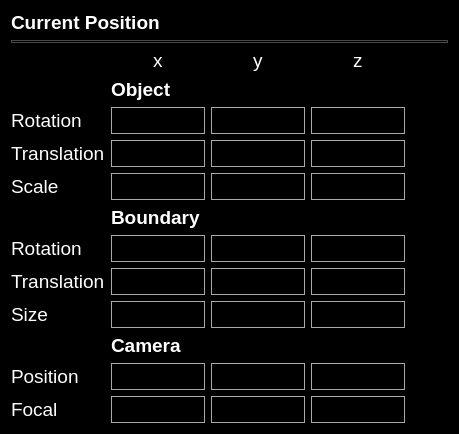
<?xml version="1.0" encoding="UTF-8"?>
<ui version="4.0">
 <class>WidgetCurrentPosition</class>
 <widget class="QWidget" name="WidgetCurrentPosition">
  <property name="geometry">
   <rect>
    <x>0</x>
    <y>0</y>
    <width>403</width>
    <height>300</height>
   </rect>
  </property>
  <property name="windowTitle">
   <string>Form</string>
  </property>
  <property name="styleSheet">
   <string notr="true">background-color:black;
color:white;
font-family:&quot;맑은 고딕&quot;;</string>
  </property>
  <layout class="QGridLayout" name="gridLayout">
   <item row="7" column="1" colspan="3">
    <widget class="QLabel" name="currentattitude_2">
     <property name="font">
      <font>
       <pointsize>14</pointsize>
       <bold>true</bold>
      </font>
     </property>
     <property name="styleSheet">
      <string notr="true">color:white;</string>
     </property>
     <property name="text">
      <string>Boundary</string>
     </property>
    </widget>
   </item>
   <item row="3" column="1" colspan="3">
    <widget class="QLabel" name="currentattitude">
     <property name="font">
      <font>
       <pointsize>14</pointsize>
       <bold>true</bold>
      </font>
     </property>
     <property name="styleSheet">
      <string notr="true">color:white;</string>
     </property>
     <property name="text">
      <string>Object</string>
     </property>
    </widget>
   </item>
   <item row="10" column="2">
    <widget class="QLineEdit" name="lineEdit_17">
     <property name="font">
      <font>
       <pointsize>14</pointsize>
      </font>
     </property>
     <property name="styleSheet">
      <string notr="true">border:1px solid #AAAAAA;</string>
     </property>
    </widget>
   </item>
   <item row="10" column="0">
    <widget class="QLabel" name="label_13">
     <property name="font">
      <font>
       <pointsize>14</pointsize>
      </font>
     </property>
     <property name="text">
      <string>Size</string>
     </property>
    </widget>
   </item>
   <item row="9" column="2">
    <widget class="QLineEdit" name="lineEdit_11">
     <property name="font">
      <font>
       <pointsize>14</pointsize>
      </font>
     </property>
     <property name="styleSheet">
      <string notr="true">border:1px solid #AAAAAA;</string>
     </property>
    </widget>
   </item>
   <item row="8" column="0">
    <widget class="QLabel" name="label_3">
     <property name="font">
      <font>
       <pointsize>14</pointsize>
      </font>
     </property>
     <property name="text">
      <string>Rotation</string>
     </property>
    </widget>
   </item>
   <item row="10" column="1">
    <widget class="QLineEdit" name="lineEdit_16">
     <property name="font">
      <font>
       <pointsize>14</pointsize>
      </font>
     </property>
     <property name="styleSheet">
      <string notr="true">border:1px solid #AAAAAA;</string>
     </property>
    </widget>
   </item>
   <item row="10" column="3">
    <widget class="QLineEdit" name="lineEdit_18">
     <property name="font">
      <font>
       <pointsize>14</pointsize>
      </font>
     </property>
     <property name="styleSheet">
      <string notr="true">border:1px solid #AAAAAA;</string>
     </property>
    </widget>
   </item>
   <item row="12" column="0">
    <widget class="QLabel" name="label_15">
     <property name="font">
      <font>
       <pointsize>14</pointsize>
      </font>
     </property>
     <property name="text">
      <string>Position</string>
     </property>
    </widget>
   </item>
   <item row="1" column="0" colspan="5">
    <layout class="QVBoxLayout" name="verticalLayout_2">
     <item>
      <widget class="Line" name="line">
       <property name="styleSheet">
        <string notr="true">border:1px solid #494949;</string>
       </property>
       <property name="orientation">
        <enum>Qt::Horizontal</enum>
       </property>
      </widget>
     </item>
    </layout>
   </item>
   <item row="8" column="2">
    <widget class="QLineEdit" name="lineEdit_8">
     <property name="font">
      <font>
       <pointsize>14</pointsize>
      </font>
     </property>
     <property name="styleSheet">
      <string notr="true">border:1px solid #AAAAAA;</string>
     </property>
    </widget>
   </item>
   <item row="5" column="2">
    <widget class="QLineEdit" name="lineEdit_5">
     <property name="font">
      <font>
       <pointsize>14</pointsize>
      </font>
     </property>
     <property name="styleSheet">
      <string notr="true">border:1px solid #AAAAAA;</string>
     </property>
    </widget>
   </item>
   <item row="5" column="1">
    <widget class="QLineEdit" name="lineEdit_4">
     <property name="font">
      <font>
       <pointsize>14</pointsize>
      </font>
     </property>
     <property name="styleSheet">
      <string notr="true">border:1px solid #AAAAAA;</string>
     </property>
    </widget>
   </item>
   <item row="4" column="0">
    <widget class="QLabel" name="label">
     <property name="font">
      <font>
       <pointsize>14</pointsize>
      </font>
     </property>
     <property name="lineWidth">
      <number>0</number>
     </property>
     <property name="text">
      <string>Rotation</string>
     </property>
    </widget>
   </item>
   <item row="4" column="3">
    <widget class="QLineEdit" name="lineEdit_3">
     <property name="font">
      <font>
       <pointsize>14</pointsize>
      </font>
     </property>
     <property name="styleSheet">
      <string notr="true">border:1px solid #AAAAAA;</string>
     </property>
    </widget>
   </item>
   <item row="5" column="0">
    <widget class="QLabel" name="label_2">
     <property name="font">
      <font>
       <pointsize>14</pointsize>
      </font>
     </property>
     <property name="text">
      <string>Translation</string>
     </property>
    </widget>
   </item>
   <item row="6" column="1">
    <widget class="QLineEdit" name="lineEdit_13">
     <property name="font">
      <font>
       <pointsize>14</pointsize>
      </font>
     </property>
     <property name="styleSheet">
      <string notr="true">border:1px solid #AAAAAA;</string>
     </property>
    </widget>
   </item>
   <item row="6" column="3">
    <widget class="QLineEdit" name="lineEdit_15">
     <property name="font">
      <font>
       <pointsize>14</pointsize>
      </font>
     </property>
     <property name="styleSheet">
      <string notr="true">border:1px solid #AAAAAA;</string>
     </property>
    </widget>
   </item>
   <item row="9" column="1">
    <widget class="QLineEdit" name="lineEdit_10">
     <property name="font">
      <font>
       <pointsize>14</pointsize>
      </font>
     </property>
     <property name="styleSheet">
      <string notr="true">border:1px solid #AAAAAA;</string>
     </property>
    </widget>
   </item>
   <item row="4" column="4">
    <widget class="QLabel" name="label_8">
     <property name="styleSheet">
      <string notr="true">color:black;</string>
     </property>
     <property name="text">
      <string>         . </string>
     </property>
    </widget>
   </item>
   <item row="9" column="0">
    <widget class="QLabel" name="label_4">
     <property name="font">
      <font>
       <pointsize>14</pointsize>
      </font>
     </property>
     <property name="text">
      <string>Translation</string>
     </property>
    </widget>
   </item>
   <item row="0" column="0" colspan="5">
    <widget class="QLabel" name="label_14">
     <property name="font">
      <font>
       <pointsize>14</pointsize>
       <bold>true</bold>
      </font>
     </property>
     <property name="styleSheet">
      <string notr="true">color:white;</string>
     </property>
     <property name="text">
      <string>Current Position</string>
     </property>
    </widget>
   </item>
   <item row="6" column="2">
    <widget class="QLineEdit" name="lineEdit_14">
     <property name="font">
      <font>
       <pointsize>14</pointsize>
      </font>
     </property>
     <property name="styleSheet">
      <string notr="true">border:1px solid #AAAAAA;</string>
     </property>
    </widget>
   </item>
   <item row="13" column="0">
    <widget class="QLabel" name="label_16">
     <property name="font">
      <font>
       <pointsize>14</pointsize>
      </font>
     </property>
     <property name="text">
      <string>Focal</string>
     </property>
    </widget>
   </item>
   <item row="2" column="3">
    <widget class="QLabel" name="label_7">
     <property name="font">
      <font>
       <pointsize>14</pointsize>
      </font>
     </property>
     <property name="text">
      <string>        z        </string>
     </property>
    </widget>
   </item>
   <item row="9" column="3">
    <widget class="QLineEdit" name="lineEdit_12">
     <property name="font">
      <font>
       <pointsize>14</pointsize>
      </font>
     </property>
     <property name="styleSheet">
      <string notr="true">border:1px solid #AAAAAA;</string>
     </property>
    </widget>
   </item>
   <item row="6" column="0">
    <widget class="QLabel" name="label_12">
     <property name="font">
      <font>
       <pointsize>14</pointsize>
      </font>
     </property>
     <property name="text">
      <string>Scale</string>
     </property>
    </widget>
   </item>
   <item row="8" column="1">
    <widget class="QLineEdit" name="lineEdit_7">
     <property name="font">
      <font>
       <pointsize>14</pointsize>
      </font>
     </property>
     <property name="styleSheet">
      <string notr="true">border:1px solid #AAAAAA;</string>
     </property>
    </widget>
   </item>
   <item row="2" column="1">
    <widget class="QLabel" name="label_5">
     <property name="font">
      <font>
       <pointsize>14</pointsize>
      </font>
     </property>
     <property name="text">
      <string>        x        </string>
     </property>
    </widget>
   </item>
   <item row="4" column="2">
    <widget class="QLineEdit" name="lineEdit_2">
     <property name="font">
      <font>
       <pointsize>14</pointsize>
      </font>
     </property>
     <property name="styleSheet">
      <string notr="true">border:1px solid #AAAAAA;</string>
     </property>
    </widget>
   </item>
   <item row="5" column="3">
    <widget class="QLineEdit" name="lineEdit_6">
     <property name="font">
      <font>
       <pointsize>14</pointsize>
      </font>
     </property>
     <property name="styleSheet">
      <string notr="true">border:1px solid #AAAAAA;</string>
     </property>
    </widget>
   </item>
   <item row="2" column="2">
    <widget class="QLabel" name="label_6">
     <property name="font">
      <font>
       <pointsize>14</pointsize>
      </font>
     </property>
     <property name="text">
      <string>        y        </string>
     </property>
    </widget>
   </item>
   <item row="4" column="1">
    <widget class="QLineEdit" name="lineEdit">
     <property name="font">
      <font>
       <pointsize>14</pointsize>
      </font>
     </property>
     <property name="styleSheet">
      <string notr="true">border:1px solid #AAAAAA;</string>
     </property>
    </widget>
   </item>
   <item row="8" column="3">
    <widget class="QLineEdit" name="lineEdit_9">
     <property name="font">
      <font>
       <pointsize>14</pointsize>
      </font>
     </property>
     <property name="styleSheet">
      <string notr="true">border:1px solid #AAAAAA;</string>
     </property>
    </widget>
   </item>
   <item row="11" column="1" colspan="3">
    <widget class="QLabel" name="currentattitude_3">
     <property name="font">
      <font>
       <pointsize>14</pointsize>
       <bold>true</bold>
      </font>
     </property>
     <property name="styleSheet">
      <string notr="true">color:white;</string>
     </property>
     <property name="text">
      <string>Camera</string>
     </property>
    </widget>
   </item>
   <item row="12" column="1">
    <widget class="QLineEdit" name="lineEdit_19">
     <property name="font">
      <font>
       <pointsize>14</pointsize>
      </font>
     </property>
     <property name="styleSheet">
      <string notr="true">border:1px solid #AAAAAA;</string>
     </property>
    </widget>
   </item>
   <item row="12" column="2">
    <widget class="QLineEdit" name="lineEdit_20">
     <property name="font">
      <font>
       <pointsize>14</pointsize>
      </font>
     </property>
     <property name="styleSheet">
      <string notr="true">border:1px solid #AAAAAA;</string>
     </property>
    </widget>
   </item>
   <item row="12" column="3">
    <widget class="QLineEdit" name="lineEdit_21">
     <property name="font">
      <font>
       <pointsize>14</pointsize>
      </font>
     </property>
     <property name="styleSheet">
      <string notr="true">border:1px solid #AAAAAA;</string>
     </property>
    </widget>
   </item>
   <item row="13" column="1">
    <widget class="QLineEdit" name="lineEdit_22">
     <property name="font">
      <font>
       <pointsize>14</pointsize>
      </font>
     </property>
     <property name="styleSheet">
      <string notr="true">border:1px solid #AAAAAA;</string>
     </property>
    </widget>
   </item>
   <item row="13" column="2">
    <widget class="QLineEdit" name="lineEdit_23">
     <property name="font">
      <font>
       <pointsize>14</pointsize>
      </font>
     </property>
     <property name="styleSheet">
      <string notr="true">border:1px solid #AAAAAA;</string>
     </property>
    </widget>
   </item>
   <item row="13" column="3">
    <widget class="QLineEdit" name="lineEdit_24">
     <property name="font">
      <font>
       <pointsize>14</pointsize>
      </font>
     </property>
     <property name="styleSheet">
      <string notr="true">border:1px solid #AAAAAA;</string>
     </property>
    </widget>
   </item>
  </layout>
  <widget class="QWidget" name="layoutWidget_2">
   <property name="geometry">
    <rect>
     <x>50</x>
     <y>20</y>
     <width>2</width>
     <height>2</height>
    </rect>
   </property>
   <layout class="QVBoxLayout" name="verticalLayout"/>
  </widget>
 </widget>
 <resources/>
 <connections/>
</ui>
